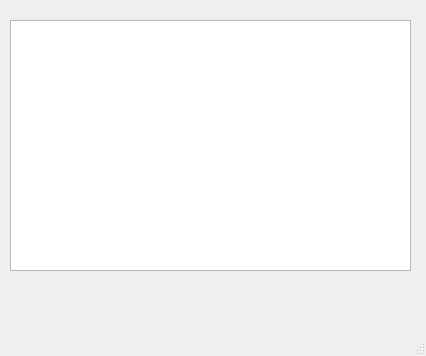
<?xml version="1.0" encoding="UTF-8"?>
<ui version="4.0">
 <class>MainWindow</class>
 <widget class="QMainWindow" name="MainWindow">
  <property name="geometry">
   <rect>
    <x>0</x>
    <y>0</y>
    <width>426</width>
    <height>356</height>
   </rect>
  </property>
  <property name="windowTitle">
   <string>MainWindow</string>
  </property>
  <widget class="QWidget" name="centralwidget">
   <widget class="QTreeView" name="treeView">
    <property name="geometry">
     <rect>
      <x>10</x>
      <y>20</y>
      <width>401</width>
      <height>251</height>
     </rect>
    </property>
   </widget>
  </widget>
  <widget class="QMenuBar" name="menubar">
   <property name="geometry">
    <rect>
     <x>0</x>
     <y>0</y>
     <width>426</width>
     <height>24</height>
    </rect>
   </property>
  </widget>
  <widget class="QStatusBar" name="statusbar"/>
 </widget>
 <resources/>
 <connections/>
</ui>
